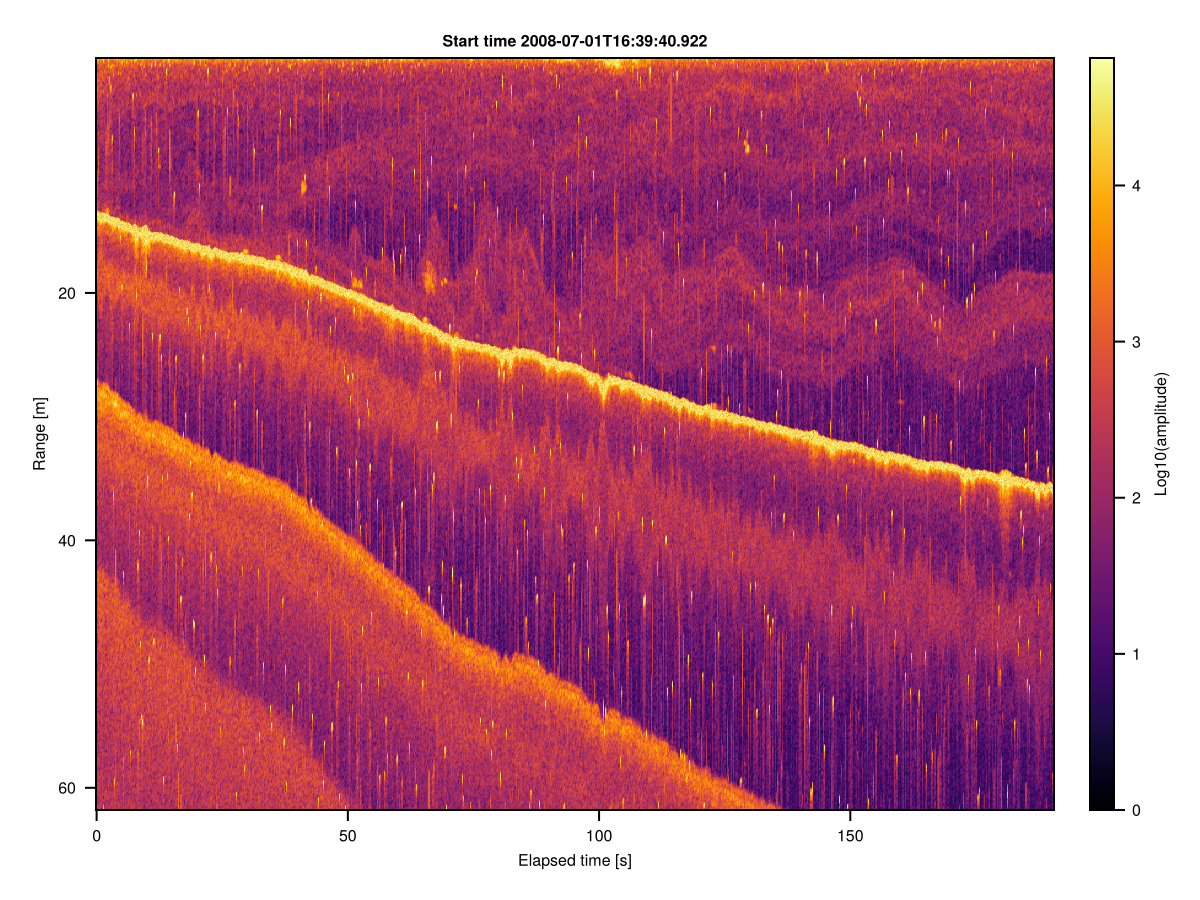

Reproduce this figure in Julia.
# This uses a private file
using OceanAnalysis, CairoMakie
f = "/Users/kelley/Dropbox/data/archive/sleiwex/2008/fielddata/2008-07-01/Merlu/Biosonics/20080701_163942.dt4"
if isfile(f)
    e = read_echosounder(f)
    fig = plot_echosounder(e)
    save("echosounder.png", fig)
end
